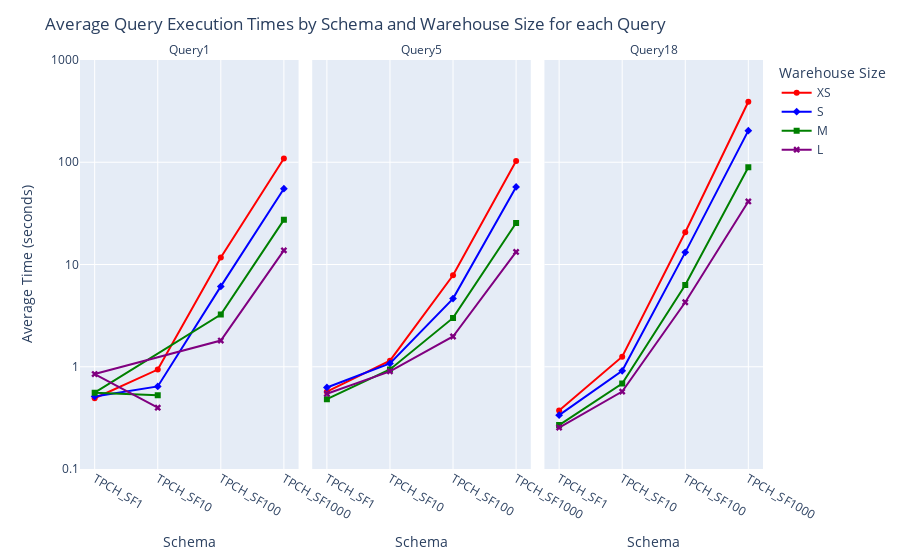

The cell this chart's notebook holds for it:
### Markdown cell above
## Plotting the Results

### Code cell
color_map = {
    'XS': 'red',  
    'S': 'blue',
    'M': 'green',
    'L': 'purple'
}

query_order = ['Query1', 'Query5', 'Query18'] 

fig = px.line(average_times_df, 
              x='schema_name', 
              y='average_time_seconds', 
              color='warehouse_size', 
              symbol="warehouse_size",
              color_discrete_map=color_map, 
              category_orders={
                  "warehouse_size": warehouse_sizes, 
                  "query_name": query_order  
              },
              facet_col="query_name", 
              labels={
                  "schema_name": "Schema",
                  "average_time_seconds": "Average Time (seconds)"
              })

fig.update_layout(
    legend_title="Warehouse Size",
    title="Average Query Execution Times by Schema and Warehouse Size for each Query",
    xaxis_title="Schema"
)

fig.update_yaxes(type='log', 
                 tickmode='array',
                 tickvals=[0.1, 1, 10, 100, 1000],
                 autorange=False,
                 range=[-1, 3] 
                )

fig.for_each_annotation(lambda a: a.update(text=a.text.split("=")[1]))

fig.show()

### Figure 1 — Plotly figure (JSON) as saved in the notebook; plotly's stock layout.template omitted (floating-point values rounded to 4 significant figures)
{"data": [{"hovertemplate": "warehouse_size=XS<br>query_name=Query1<br>Schema=%{x}<br>Average Time (seconds)=%{y}<extra></extra>", "legendgroup": "XS", "line": {"color": "red", "dash": "solid"}, "marker": {"symbol": "circle"}, "mode": "lines+markers", "name": "XS", "orientation": "v", "showlegend": true, "type": "scatter", "x": ["TPCH_SF1", "TPCH_SF10", "TPCH_SF100", "TPCH_SF1000"], "xaxis": "x", "y": [0.4923, 0.9387, 11.7, 108.7], "yaxis": "y"}, {"hovertemplate": "warehouse_size=XS<br>query_name=Query5<br>Schema=%{x}<br>Average Time (seconds)=%{y}<extra></extra>", "legendgroup": "XS", "line": {"color": "red", "dash": "solid"}, "marker": {"symbol": "circle"}, "mode": "lines+markers", "name": "XS", "orientation": "v", "showlegend": false, "type": "scatter", "x": ["TPCH_SF1", "TPCH_SF10", "TPCH_SF100", "TPCH_SF1000"], "xaxis": "x2", "y": [0.5707, 1.147, 7.84, 102.7], "yaxis": "y2"}, {"hovertemplate": "warehouse_size=XS<br>query_name=Query18<br>Schema=%{x}<br>Average Time (seconds)=%{y}<extra></extra>", "legendgroup": "XS", "line": {"color": "red", "dash": "solid"}, "marker": {"symbol": "circle"}, "mode": "lines+markers", "name": "XS", "orientation": "v", "showlegend": false, "type": "scatter", "x": ["TPCH_SF1", "TPCH_SF10", "TPCH_SF100", "TPCH_SF1000"], "xaxis": "x3", "y": [0.3727, 1.253, 20.67, 391.0], "yaxis": "y3"}, {"hovertemplate": "warehouse_size=S<br>query_name=Query1<br>Schema=%{x}<br>Average Time (seconds)=%{y}<extra></extra>", "legendgroup": "S", "line": {"color": "blue", "dash": "solid"}, "marker": {"symbol": "diamond"}, "mode": "lines+markers", "name": "S", "orientation": "v", "showlegend": true, "type": "scatter", "x": ["TPCH_SF1", "TPCH_SF10", "TPCH_SF100", "TPCH_SF1000"], "xaxis": "x", "y": [0.5123, 0.6417, 6.106, 55.11], "yaxis": "y"}, {"hovertemplate": "warehouse_size=S<br>query_name=Query5<br>Schema=%{x}<br>Average Time (seconds)=%{y}<extra></extra>", "legendgroup": "S", "line": {"color": "blue", "dash": "solid"}, "marker": {"symbol": "diamond"}, "mode": "lines+markers", "name": "S", "orientation": "v", "showlegend": false, "type": "scatter", "x": ["TPCH_SF1", "TPCH_SF10", "TPCH_SF100", "TPCH_SF1000"], "xaxis": "x2", "y": [0.6273, 1.077, 4.642, 57.34], "yaxis": "y2"}, {"hovertemplate": "warehouse_size=S<br>query_name=Query18<br>Schema=%{x}<br>Average Time (seconds)=%{y}<extra></extra>", "legendgroup": "S", "line": {"color": "blue", "dash": "solid"}, "marker": {"symbol": "diamond"}, "mode": "lines+markers", "name": "S", "orientation": "v", "showlegend": false, "type": "scatter", "x": ["TPCH_SF1", "TPCH_SF10", "TPCH_SF100", "TPCH_SF1000"], "xaxis": "x3", "y": [0.336, 0.912, 13.14, 203.8], "yaxis": "y3"}, {"hovertemplate": "warehouse_size=M<br>query_name=Query1<br>Schema=%{x}<br>Average Time (seconds)=%{y}<extra></extra>", "legendgroup": "M", "line": {"color": "green", "dash": "solid"}, "marker": {"symbol": "square"}, "mode": "lines+markers", "name": "M", "orientation": "v", "showlegend": true, "type": "scatter", "x": ["TPCH_SF10", "TPCH_SF1", "TPCH_SF100", "TPCH_SF1000"], "xaxis": "x", "y": [0.527, 0.5577, 3.244, 27.33], "yaxis": "y"}, {"hovertemplate": "warehouse_size=M<br>query_name=Query5<br>Schema=%{x}<br>Average Time (seconds)=%{y}<extra></extra>", "legendgroup": "M", "line": {"color": "green", "dash": "solid"}, "marker": {"symbol": "square"}, "mode": "lines+markers", "name": "M", "orientation": "v", "showlegend": false, "type": "scatter", "x": ["TPCH_SF1", "TPCH_SF10", "TPCH_SF100", "TPCH_SF1000"], "xaxis": "x2", "y": [0.482, 0.9403, 3.004, 25.49], "yaxis": "y2"}, {"hovertemplate": "warehouse_size=M<br>query_name=Query18<br>Schema=%{x}<br>Average Time (seconds)=%{y}<extra></extra>", "legendgroup": "M", "line": {"color": "green", "dash": "solid"}, "marker": {"symbol": "square"}, "mode": "lines+markers", "name": "M", "orientation": "v", "showlegend": false, "type": "scatter", "x": ["TPCH_SF1", "TPCH_SF10", "TPCH_SF100", "TPCH_SF1000"], "xaxis": "x3", "y": [0.2687, 0.686, 6.292, 89.34], "yaxis": "y3"}, {"hovertemplate": "warehouse_size=L<br>query_name=Query1<br>Schema=%{x}<br>Average Time (seconds)=%{y}<extra></extra>", "legendgroup": "L", "line": {"color": "purple", "dash": "solid"}, "marker": {"symbol": "x"}, "mode": "lines+markers", "name": "L", "orientation": "v", "showlegend": true, "type": "scatter", "x": ["TPCH_SF10", "TPCH_SF1", "TPCH_SF100", "TPCH_SF1000"], "xaxis": "x", "y": [0.3977, 0.8487, 1.803, 13.76], "yaxis": "y"}, {"hovertemplate": "warehouse_size=L<br>query_name=Query5<br>Schema=%{x}<br>Average Time (seconds)=%{y}<extra></extra>", "legendgroup": "L", "line": {"color": "purple", "dash": "solid"}, "marker": {"symbol": "x"}, "mode": "lines+markers", "name": "L", "orientation": "v", "showlegend": false, "type": "scatter", "x": ["TPCH_SF1", "TPCH_SF10", "TPCH_SF100", "TPCH_SF1000"], "xaxis": "x2", "y": [0.5447, 0.9007, 1.977, 13.26], "yaxis": "y2"}, {"hovertemplate": "warehouse_size=L<br>query_name=Query18<br>Schema=%{x}<br>Average Time (seconds)=%{y}<extra></extra>", "legendgroup": "L", "line": {"color": "purple", "dash": "solid"}, "marker": {"symbol": "x"}, "mode": "lines+markers", "name": "L", "orientation": "v", "showlegend": false, "type": "scatter", "x": ["TPCH_SF1", "TPCH_SF10", "TPCH_SF100", "TPCH_SF1000"], "xaxis": "x3", "y": [0.2543, 0.5713, 4.272, 41.35], "yaxis": "y3"}], "layout": {"annotations": [{"font": {}, "showarrow": false, "text": "Query1", "x": 0.16, "xanchor": "center", "xref": "paper", "y": 1, "yanchor": "bottom", "yref": "paper"}, {"font": {}, "showarrow": false, "text": "Query5", "x": 0.5, "xanchor": "center", "xref": "paper", "y": 1, "yanchor": "bottom", "yref": "paper"}, {"font": {}, "showarrow": false, "text": "Query18", "x": 0.84, "xanchor": "center", "xref": "paper", "y": 1, "yanchor": "bottom", "yref": "paper"}], "legend": {"title": {"text": "Warehouse Size"}, "tracegroupgap": 0}, "margin": {"t": 60}, "title": {"text": "Average Query Execution Times by Schema and Warehouse Size for each Query"}, "xaxis": {"anchor": "y", "domain": [0, 0.32], "title": {"text": "Schema"}}, "xaxis2": {"anchor": "y2", "domain": [0.34, 0.66], "matches": "x", "title": {"text": "Schema"}}, "xaxis3": {"anchor": "y3", "domain": [0.68, 1.0], "matches": "x", "title": {"text": "Schema"}}, "yaxis": {"anchor": "x", "autorange": false, "domain": [0, 1], "range": [-1, 3], "tickmode": "array", "tickvals": [0.1, 1, 10, 100, 1000], "title": {"text": "Average Time (seconds)"}, "type": "log"}, "yaxis2": {"anchor": "x2", "autorange": false, "domain": [0, 1], "matches": "y", "range": [-1, 3], "showticklabels": false, "tickmode": "array", "tickvals": [0.1, 1, 10, 100, 1000], "type": "log"}, "yaxis3": {"anchor": "x3", "autorange": false, "domain": [0, 1], "matches": "y", "range": [-1, 3], "showticklabels": false, "tickmode": "array", "tickvals": [0.1, 1, 10, 100, 1000], "type": "log"}}}
